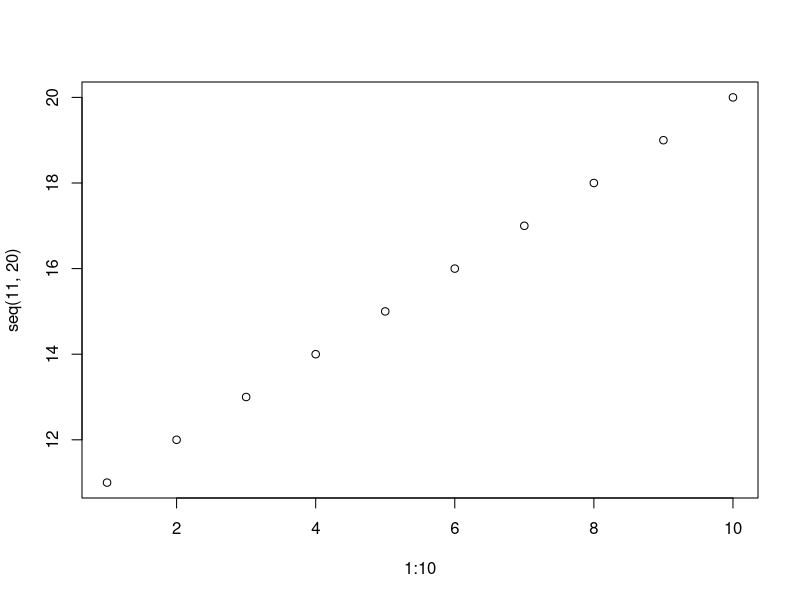
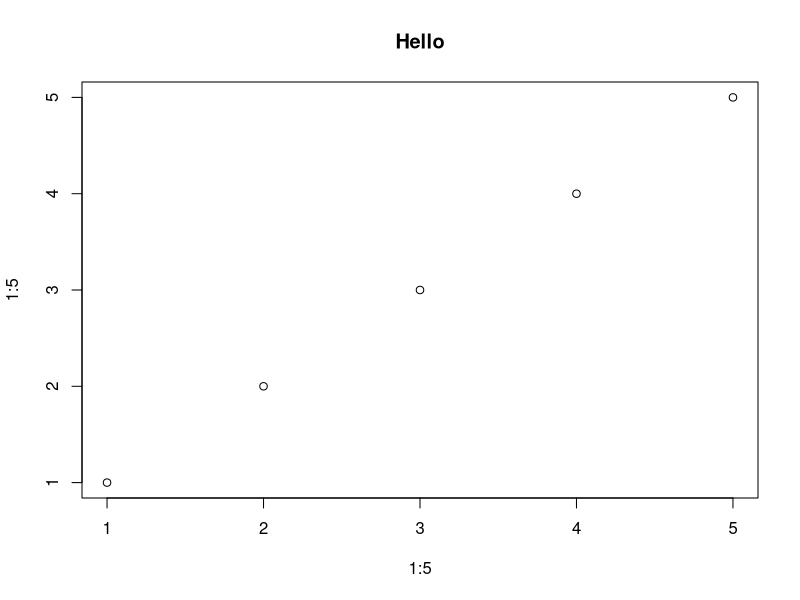
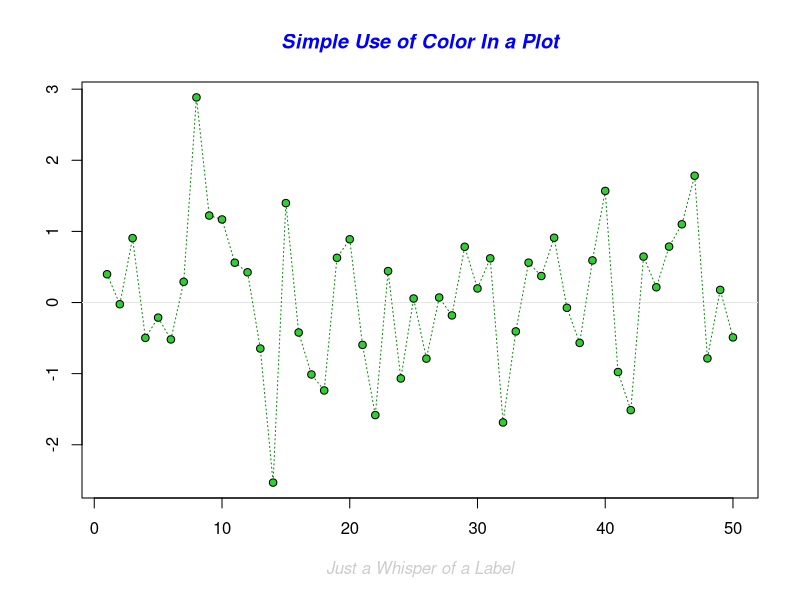
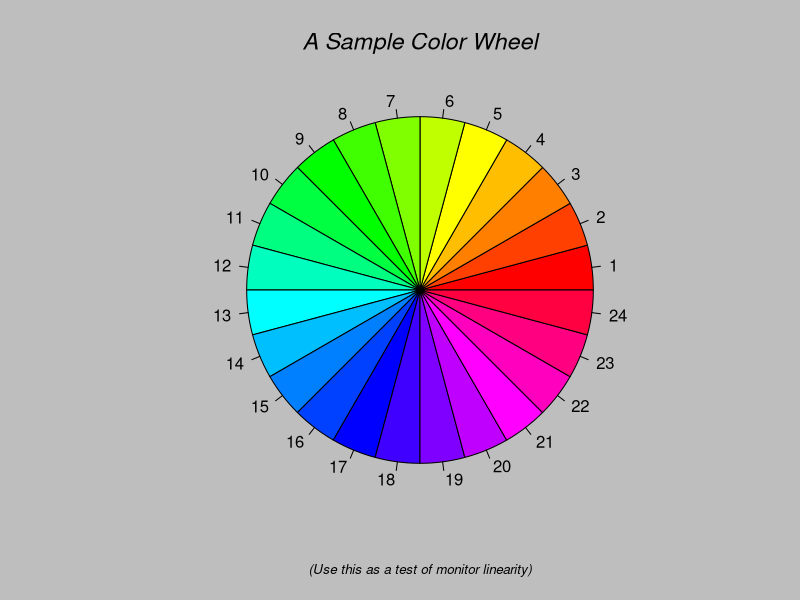
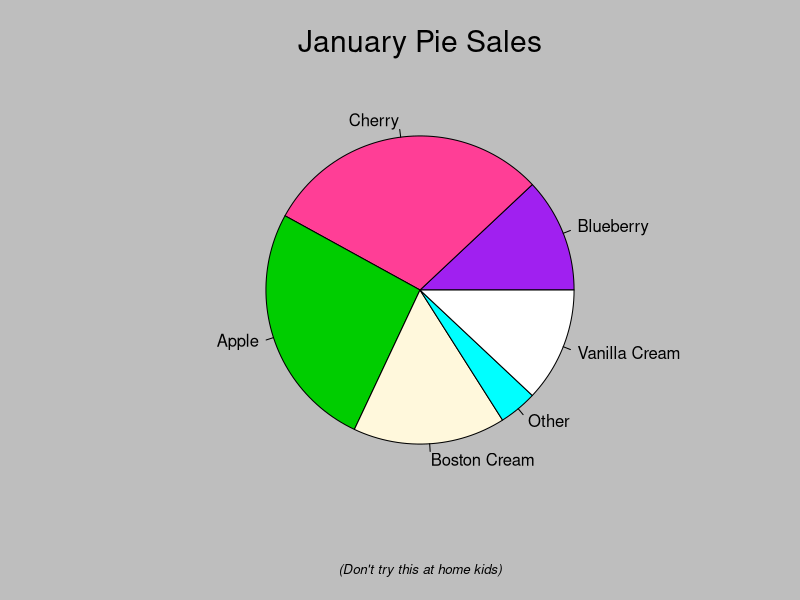
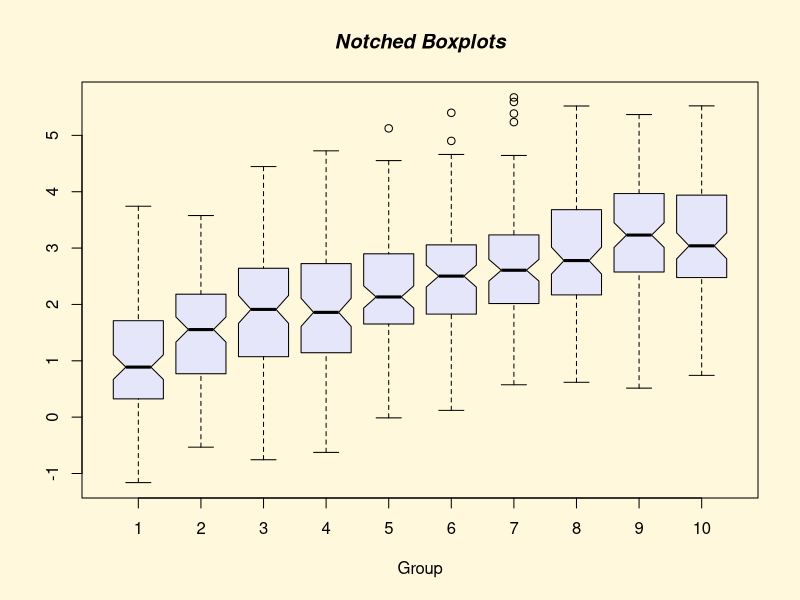
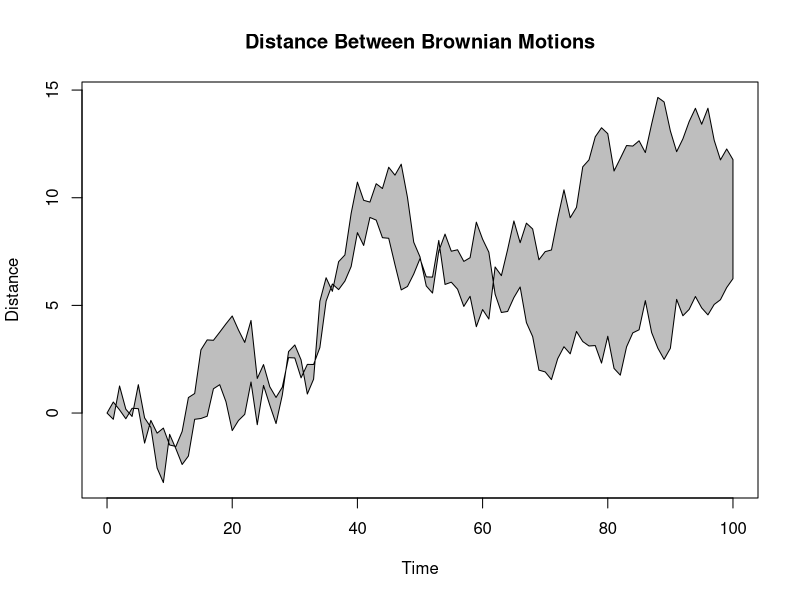
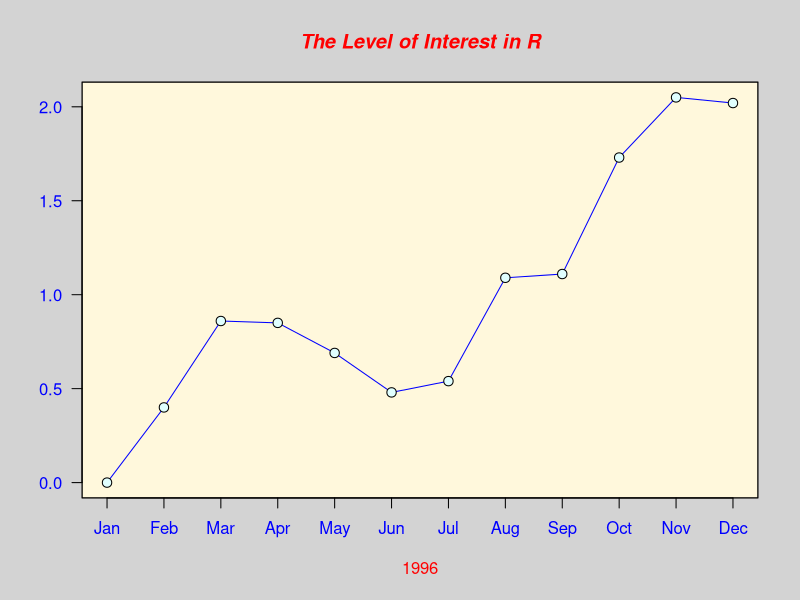

Here is the R script that generated these plots, in order:
#Day 1 - Tuesday, February 1, 2022
7+3

plot(1:10,seq(11,20))
plot(1:5,1:5,main="Hello")

log(100)
log10(100)
5+7
sqrt(16)
sqrt(-4)
2^4
2**4
x <- 5 #Assign the value of 5 to x
x
x <- 1:5
x
x <- c(2,4,6,8)
x
x <- seq(1,10)
x
x <- seq(1,10,2)
x
mean(x)
sd(x)
var(x)
grades <- c(80,90,88,73,96,85)
grades #typo on purpose!
summary(grades)
max(grades)

x = 5
x

demo(graphics)


x <- 1:5
y <- 1:5
lm(y~x)
mean(x)
sd(x)
var(x)

?seq
?rnorm

rm(list=ls())
